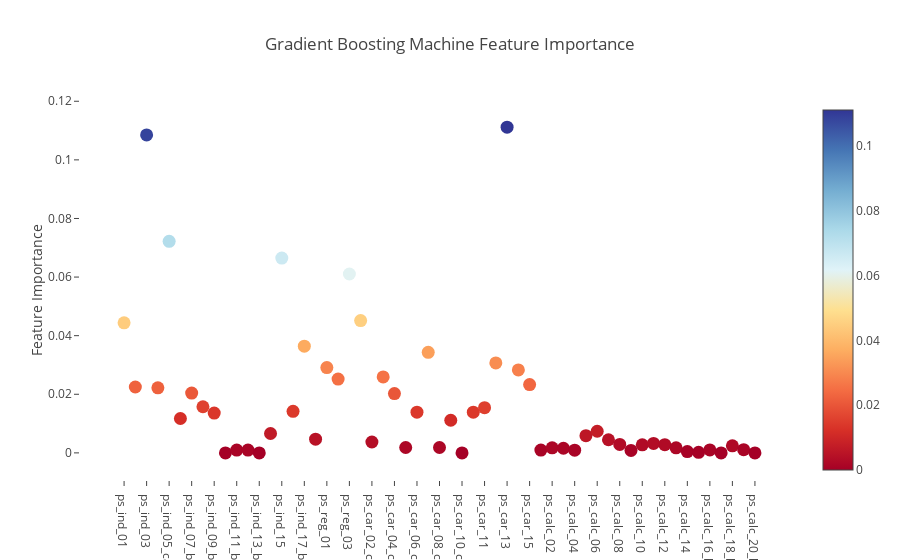

Source (notebook cell):
### Code cell
trace = go.Scatter(
    y = gb.feature_importances_,
    x = features,
    mode='markers',
    marker=dict(
        sizemode = 'diameter',
        sizeref = 1,
        size = 13,
        color = gb.feature_importances_,
        colorscale=[[0.0, 'rgb(165,0,38)'], [0.1111111111111111, 'rgb(215,48,39)'], 
                    [0.2222222222222222, 'rgb(244,109,67)'], [0.3333333333333333, 'rgb(253,174,97)'],
                    [0.4444444444444444, 'rgb(254,224,144)'], [0.5555555555555556, 'rgb(224,243,248)'], 
                    [0.6666666666666666, 'rgb(171,217,233)'], [0.7777777777777778, 'rgb(116,173,209)'], 
                    [0.8888888888888888, 'rgb(69,117,180)'], [1.0, 'rgb(49,54,149)']],
        showscale=True
    ),
    text = features
)
data = [trace]

layout= go.Layout(
    autosize= True,
    title= 'Gradient Boosting Machine Feature Importance',
    hovermode= 'closest',
     xaxis= dict(
         ticklen= 5,
         showgrid=False,
        zeroline=False,
        showline=False
     ),
    yaxis=dict(
        title= 'Feature Importance',
        showgrid=False,
        zeroline=False,
        ticklen= 5,
        gridwidth= 2
    ),
    showlegend= False
)
fig = go.Figure(data=data, layout=layout)
py.iplot(fig,filename='scatter2010')

### Figure 1 — Plotly figure (JSON) as saved in the notebook; plotly's stock layout.template omitted (floating-point values rounded to 4 significant figures)
{"data": [{"marker": {"color": [0.04439, 0.02249, 0.1085, 0.02222, 0.07221, 0.01174, 0.0204, 0.01574, 0.01358, 0, 0.0009713, 0.0009613, 0, 0.006609, 0.06647, 0.01417, 0.03643, 0.004676, 0.02913, 0.0252, 0.06106, 0.04514, 0.003714, 0.02591, 0.02022, 0.001841, 0.0139, 0.0343, 0.001836, 0.01114, 0, 0.01388, 0.01544, 0.03071, 0.1112, 0.02832, 0.0233, 0.0009533, 0.001727, 0.001583, 0.0009368, 0.005875, 0.007374, 0.004482, 0.002875, 0.0008267, 0.002761, 0.003223, 0.002807, 0.001718, 0.0004309, 0.0001741, 0.001013, 0, 0.002391, 0.001081, 0], "colorscale": [[0, "rgb(165,0,38)"], [0.1111, "rgb(215,48,39)"], [0.2222, "rgb(244,109,67)"], [0.3333, "rgb(253,174,97)"], [0.4444, "rgb(254,224,144)"], [0.5556, "rgb(224,243,248)"], [0.6667, "rgb(171,217,233)"], [0.7778, "rgb(116,173,209)"], [0.8889, "rgb(69,117,180)"], [1, "rgb(49,54,149)"]], "showscale": true, "size": 13, "sizemode": "diameter", "sizeref": 1}, "mode": "markers", "text": ["ps_ind_01", "ps_ind_02_cat", "ps_ind_03", "ps_ind_04_cat", "ps_ind_05_cat", "ps_ind_06_bin", "ps_ind_07_bin", "ps_ind_08_bin", "ps_ind_09_bin", "ps_ind_10_bin", "ps_ind_11_bin", "ps_ind_12_bin", "ps_ind_13_bin", "ps_ind_14", "ps_ind_15", "ps_ind_16_bin", "ps_ind_17_bin", "ps_ind_18_bin", "ps_reg_01", "ps_reg_02", "ps_reg_03", "ps_car_01_cat", "ps_car_02_cat", "ps_car_03_cat", "ps_car_04_cat", "ps_car_05_cat", "ps_car_06_cat", "ps_car_07_cat", "ps_car_08_cat", "ps_car_09_cat", "ps_car_10_cat", "ps_car_11_cat", "ps_car_11", "ps_car_12", "ps_car_13", "ps_car_14", "ps_car_15", "ps_calc_01", "ps_calc_02", "ps_calc_03", "ps_calc_04", "ps_calc_05", "ps_calc_06", "ps_calc_07", "ps_calc_08", "ps_calc_09", "ps_calc_10", "ps_calc_11", "ps_calc_12", "ps_calc_13", "ps_calc_14", "ps_calc_15_bin", "ps_calc_16_bin", "ps_calc_17_bin", "ps_calc_18_bin", "ps_calc_19_bin", "ps_calc_20_bin"], "type": "scatter", "x": ["ps_ind_01", "ps_ind_02_cat", "ps_ind_03", "ps_ind_04_cat", "ps_ind_05_cat", "ps_ind_06_bin", "ps_ind_07_bin", "ps_ind_08_bin", "ps_ind_09_bin", "ps_ind_10_bin", "ps_ind_11_bin", "ps_ind_12_bin", "ps_ind_13_bin", "ps_ind_14", "ps_ind_15", "ps_ind_16_bin", "ps_ind_17_bin", "ps_ind_18_bin", "ps_reg_01", "ps_reg_02", "ps_reg_03", "ps_car_01_cat", "ps_car_02_cat", "ps_car_03_cat", "ps_car_04_cat", "ps_car_05_cat", "ps_car_06_cat", "ps_car_07_cat", "ps_car_08_cat", "ps_car_09_cat", "ps_car_10_cat", "ps_car_11_cat", "ps_car_11", "ps_car_12", "ps_car_13", "ps_car_14", "ps_car_15", "ps_calc_01", "ps_calc_02", "ps_calc_03", "ps_calc_04", "ps_calc_05", "ps_calc_06", "ps_calc_07", "ps_calc_08", "ps_calc_09", "ps_calc_10", "ps_calc_11", "ps_calc_12", "ps_calc_13", "ps_calc_14", "ps_calc_15_bin", "ps_calc_16_bin", "ps_calc_17_bin", "ps_calc_18_bin", "ps_calc_19_bin", "ps_calc_20_bin"], "y": [0.04439, 0.02249, 0.1085, 0.02222, 0.07221, 0.01174, 0.0204, 0.01574, 0.01358, 0, 0.0009713, 0.0009613, 0, 0.006609, 0.06647, 0.01417, 0.03643, 0.004676, 0.02913, 0.0252, 0.06106, 0.04514, 0.003714, 0.02591, 0.02022, 0.001841, 0.0139, 0.0343, 0.001836, 0.01114, 0, 0.01388, 0.01544, 0.03071, 0.1112, 0.02832, 0.0233, 0.0009533, 0.001727, 0.001583, 0.0009368, 0.005875, 0.007374, 0.004482, 0.002875, 0.0008267, 0.002761, 0.003223, 0.002807, 0.001718, 0.0004309, 0.0001741, 0.001013, 0, 0.002391, 0.001081, 0]}], "layout": {"autosize": true, "hovermode": "closest", "showlegend": false, "title": "Gradient Boosting Machine Feature Importance", "xaxis": {"showgrid": false, "showline": false, "ticklen": 5, "zeroline": false}, "yaxis": {"gridwidth": 2, "showgrid": false, "ticklen": 5, "title": "Feature Importance", "zeroline": false}}}
